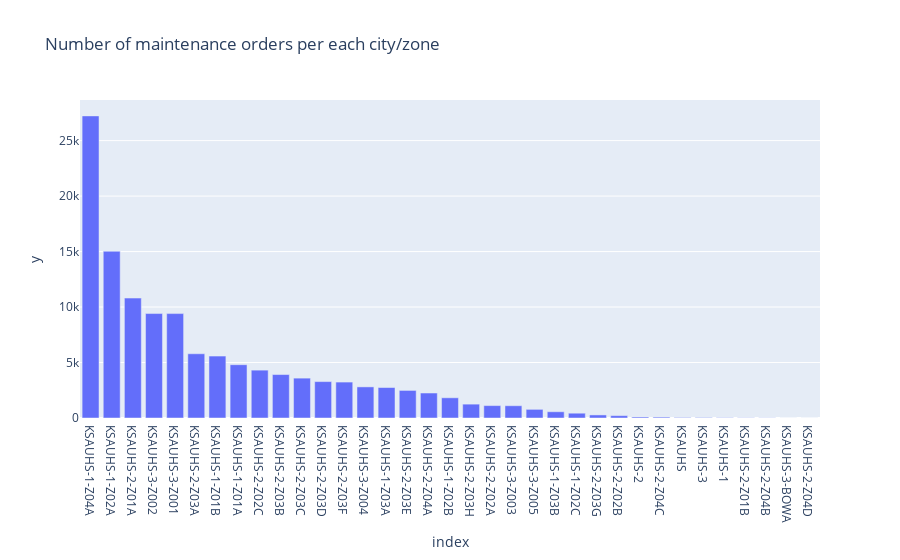

Notebook code cell kept with this figure:
### Code cell
#Number of orders per city/zone

#KSAUHS-1=  RIYADH
#KSAUHS-2= JEDDAH
#KSAUHS-3= AL HASA
locations = df["location"].value_counts()

fig = px.bar(locations , x=locations.index, y= locations.values, 
             title='Number of maintenance orders per each city/zone')
fig.show()

### Figure 1 — Plotly figure (JSON) as saved in the notebook; plotly's stock layout.template omitted (floating-point values rounded to 4 significant figures)
{"data": [{"alignmentgroup": "True", "hovertemplate": "index=%{x}<br>y=%{y}<extra></extra>", "legendgroup": "", "marker": {"color": "#636efa", "pattern": {"shape": ""}}, "name": "", "offsetgroup": "", "orientation": "v", "showlegend": false, "textposition": "auto", "type": "bar", "x": ["KSAUHS-1-Z04A", "KSAUHS-1-Z02A", "KSAUHS-2-Z01A", "KSAUHS-3-Z002", "KSAUHS-3-Z001", "KSAUHS-2-Z03A", "KSAUHS-1-Z01B", "KSAUHS-1-Z01A", "KSAUHS-2-Z02C", "KSAUHS-2-Z03B", "KSAUHS-2-Z03C", "KSAUHS-2-Z03D", "KSAUHS-2-Z03F", "KSAUHS-3-Z004", "KSAUHS-1-Z03A", "KSAUHS-2-Z03E", "KSAUHS-2-Z04A", "KSAUHS-1-Z02B", "KSAUHS-2-Z03H", "KSAUHS-2-Z02A", "KSAUHS-3-Z003", "KSAUHS-3-Z005", "KSAUHS-1-Z03B", "KSAUHS-1-Z02C", "KSAUHS-2-Z03G", "KSAUHS-2-Z02B", "KSAUHS-2", "KSAUHS-2-Z04C", "KSAUHS", "KSAUHS-3", "KSAUHS-1", "KSAUHS-2-Z01B", "KSAUHS-2-Z04B", "KSAUHS-3-BOWA", "KSAUHS-2-Z04D"], "xaxis": "x", "y": [27227, 15029, 10809, 9413, 9410, 5788, 5578, 4804, 4313, 3916, 3593, 3281, 3238, 2804, 2746, 2486, 2251, 1821, 1249, 1118, 1106, 779, 563, 433, 276, 213, 92, 81, 45, 40, 25, 18, 14, 3, 1], "yaxis": "y"}], "layout": {"barmode": "relative", "legend": {"tracegroupgap": 0}, "title": {"text": "Number of maintenance orders per each city/zone"}, "xaxis": {"anchor": "y", "domain": [0, 1], "title": {"text": "index"}}, "yaxis": {"anchor": "x", "domain": [0, 1], "title": {"text": "y"}}}}
